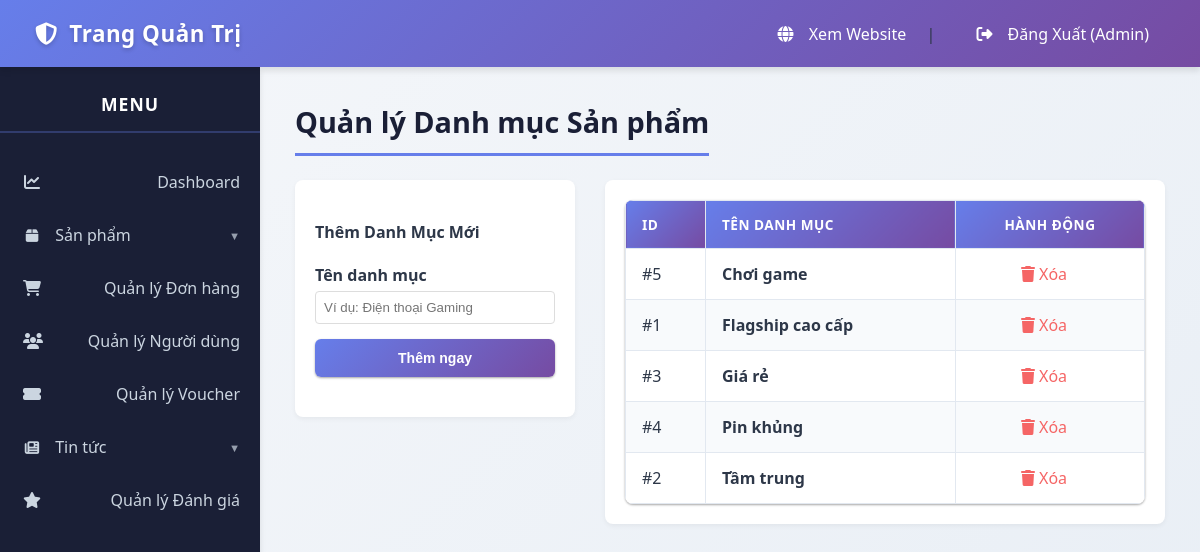
/public/admin/product_categories (signed in), run on the app's committed database.
### tables this page shows
CREATE TABLE `categories` (
  `id` int(11) NOT NULL,
  `name` varchar(100) NOT NULL
);

### app/core/App.php (called while the page is built, shortened)
<?php
class App
{
    protected $method = 'index';
    public function __construct()
    {
        $url = $this->parseUrl();
        if (isset($url[0]) && file_exists('../app/Controllers/' . ucfirst($url[0]) . 'Controller.php')) {
            unset($url[0]);
        }
        $this->controller = new $this->controller;
        if (isset($url[1])) {
            if (method_exists($this->controller, $url[1])) {
                $this->method = $url[1];
                unset($url[1]);
            }
        }
        $this->params = $url ? array_values($url) : [];
        call_user_func_array([$this->controller, $this->method], $this->params);
    }
    public function parseUrl()
    {
        if (isset($_GET['url'])) {
            $url = rtrim($_GET['url'], '/');
            $url = filter_var($url, FILTER_SANITIZE_URL);
            $url = explode('/', $url);
            return $url;
        }
        return [];
    }
}

### public/index.php (called while the page is built, shortened)
<?php
$app = new App();

### app/core/Database.php (called while the page is built, shortened)
<?php
class Database
{
    private $host = DB_HOST;
    private $user = DB_USER;
    private $pass = DB_PASS;
    private $dbname = DB_NAME;
    public $dbh;
    private $stmt;
    public function __construct()
    {
        $dsn = 'mysql:host=' . $this->host . ';dbname=' . $this->dbname;
        $options = [
            PDO::ATTR_PERSISTENT => true,
            PDO::ATTR_ERRMODE => PDO::ERRMODE_EXCEPTION,
            PDO::ATTR_DEFAULT_FETCH_MODE => PDO::FETCH_ASSOC,
            PDO::MYSQL_ATTR_INIT_COMMAND => 'SET NAMES utf8'
        ];
        try {
            $this->dbh = new PDO($dsn, $this->user, $this->pass, $options);
        } catch (PDOException $e) {
            $this->error = $e->getMessage();
            echo $this->error;
        }
    }
    public function query($sql)
    {
        $this->stmt = $this->dbh->prepare($sql);
    }
    public function execute()
    {
        return $this->stmt->execute();
    }
    public function resultSet()
    {
        $this->execute();
        return $this->stmt->fetchAll();
    }
}

### app/Models/ProductCategoryModel.php (called while the page is built, shortened)
<?php
class ProductCategoryModel
{
    private $db;
    public function __construct()
    {
        $this->db = new Database;
    }
    public function getAllCategories()
    {
        $this->db->query('SELECT * FROM categories ORDER BY name ASC');
        return $this->db->resultSet();
    }
}

### app/core/Controller.php (called while the page is built, shortened)
<?php
class Controller
{
    public function model($model)
    {
        if (file_exists('../app/Models/' . $model . '.php')) {
            return new $model();
        }
        return null;
    }
}

### app/Views/admin/product_categories/index.php (the view)
<h2><?php echo $data['title']; ?></h2>
<div style="display: grid; grid-template-columns: 1fr 2fr; gap: 30px;">
    <div style="background: #fff; padding: 20px; border-radius: 8px; box-shadow: 0 2px 5px rgba(0,0,0,0.05); height: fit-content;">
        <h4>Thêm Danh Mục Mới</h4>
        <form action="<?php echo URLROOT; ?>/admin/addProductCategory" method="POST">
            <div style="margin-bottom: 15px;">
                <label style="display: block; margin-bottom: 5px; font-weight: bold;">Tên danh mục</label>
                <input type="text" name="name" required placeholder="Ví dụ: Điện thoại Gaming" style="width: 100%; padding: 8px; border: 1px solid #ddd; border-radius: 4px;">
            </div>
            <button type="submit" class="btn btn-primary" style="width: 100%;">Thêm ngay</button>
        </form>
    </div>
    <div style="background: #fff; padding: 20px; border-radius: 8px; box-shadow: 0 2px 5px rgba(0,0,0,0.05);">
        <table style="margin-top: 0;">
            <thead>
                <tr>
                    <th>ID</th>
                    <th>Tên Danh Mục</th>
                    <th style="text-align: center;">Hành động</th>
                </tr>
            </thead>
            <tbody>
                <?php foreach ($data['categories'] as $cat) : ?>
                    <tr>
                        <td>#<?php echo $cat['id']; ?></td>
                        <td><strong><?php echo htmlspecialchars($cat['name']); ?></strong></td>
                        <td class="action-links" style="text-align: center;">
                            <a href="<?php echo URLROOT; ?>/admin/deleteProductCategory/<?php echo $cat['id']; ?>"
                                class="delete"
                                onclick="return confirm('Xóa danh mục này? Các sản phẩm thuộc danh mục này sẽ bị mất danh mục.');">
                                <i class="fas fa-trash"></i> Xóa
                            </a>
                        </td>
                    </tr>
                <?php endforeach; ?>
            </tbody>
        </table>
    </div>
</div>

### app/Views/layouts/admin_header.php (style rules this page uses)
:root { --primary-color: #667eea; --primary-dark: #5568d3; --secondary-color: #1a1f36; --secondary-light: #2d3748; --danger-color: #f56565; --success-color: #48bb78; --warning-color: #f6ad55; --light-color: #f7fafc; --dark-color: #2d3748; --white-color: #ffffff; --border-color: #e2e8f0; --shadow-sm: 0 1px 3px rgba(0, 0, 0, 0.12), 0 1px 2px rgba(0, 0, 0, 0.24); --shadow-md: 0 4px 6px rgba(0, 0, 0, 0.1); --shadow-lg: 0 10px 25px rgba(0, 0, 0, 0.15); }
* { box-sizing: border-box; }
body { font-family: 'Segoe UI', Tahoma, Geneva, Verdana, sans-serif; margin: 0; background: linear-gradient(135deg, #f5f7fa 0%, #e8eef5 100%); color: var(--dark-color); min-height: 100vh; }
.admin-content h2 { margin-top: 0; color: var(--secondary-color); border-bottom: 3px solid var(--primary-color); padding-bottom: 12px; font-size: 1.8em; font-weight: 600; display: inline-block; }
table { width: 100%; border-collapse: collapse; background: var(--white-color); box-shadow: var(--shadow-sm); border-radius: 8px; overflow: hidden; }
th, td { padding: 14px 16px; border: 1px solid var(--border-color); text-align: left; vertical-align: middle; }
th { background: linear-gradient(135deg, #667eea 0%, #764ba2 100%); color: var(--white-color); font-weight: 600; text-transform: uppercase; font-size: 0.85em; letter-spacing: 0.5px; }
tr:nth-child(even) { background-color: #f8fafc; }
.btn { display: inline-block; padding: 11px 22px; font-size: 14px; font-weight: 600; text-align: center; text-decoration: none; color: var(--white-color); border: none; border-radius: 6px; cursor: pointer; transition: all 0.3s ease; margin-bottom: 20px; box-shadow: var(--shadow-sm); }
.btn-primary { background: linear-gradient(135deg, #667eea 0%, #764ba2 100%); }
.action-links a { color: var(--primary-color); text-decoration: none; margin-right: 12px; font-weight: 500; padding: 6px 10px; border-radius: 4px; transition: all 0.2s ease; }
.action-links a.delete { color: var(--danger-color); }

### data on the page
categories: id "5", name "Chơi game"
categories: id "1", name "Flagship cao cấp"
categories: id "3", name "Giá rẻ"
categories: id "4", name "Pin khủng"
categories: id "2", name "Tầm trung"

### other printed values
$_SESSION['user_name'] "Admin"
$data['title'] "Quản lý Danh mục Sản phẩm"
